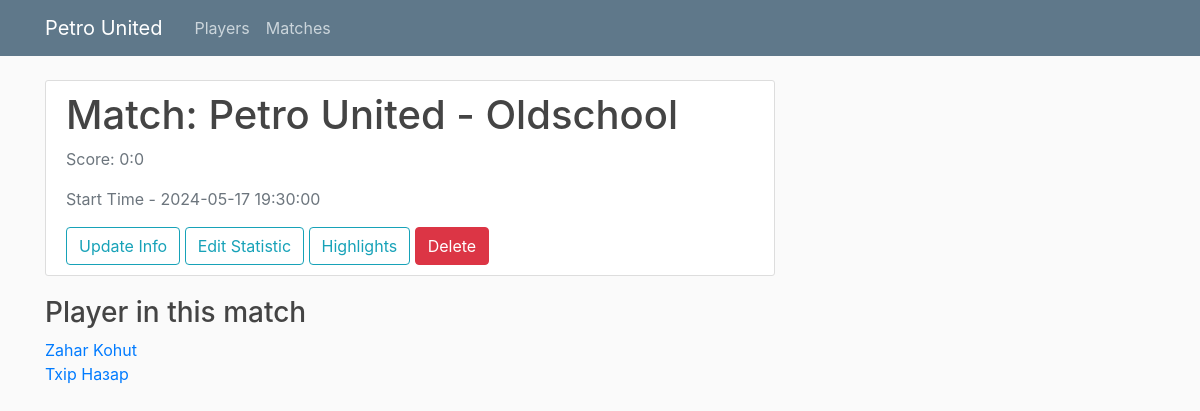
/match/1, run on an earlier commit of the app's database.
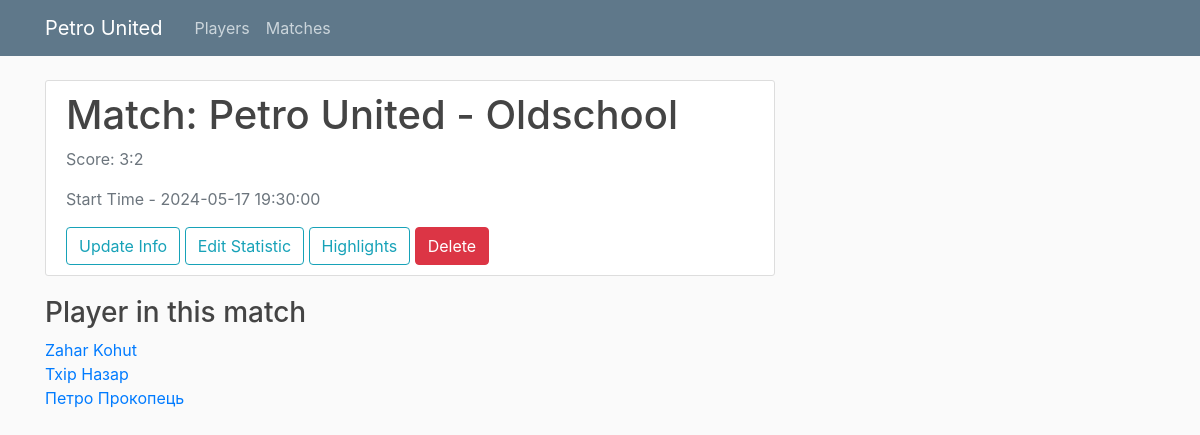
And on a later commit of the database.
### main/models.py (models this page shows, shortened)
class Match(Base):
    __tablename__ = "match"
    match_id = Column(Integer, unique=True, nullable=False, primary_key=True)
    start_time = Column(DateTime, nullable=False)
    rival_team = Column(String, nullable=False)
    team_score = Column(Integer, nullable=False, default=0)
    rival_score = Column(Integer, nullable=False, default=0)
    statistics = relationship("Statistic", back_populates="match")
    highlights = relationship("Highlight", back_populates="match")

class Player(Base):
    __tablename__ = 'player'
    player_id = Column(Integer, unique=True, nullable=False, primary_key=True)
    first_name = Column(String, nullable=False)
    last_name = Column(String, nullable=False)
    nickname = Column(String, nullable=False)
    position = Column(String, nullable=False)
    picture = Column(String, nullable=False)

### main/routes.py (the view)
@app.route("/match/<int:match_id>", methods = ["POST", "GET"])
def match_page(match_id):
    session = Session()
    match = session.query(Match).filter_by(match_id = match_id).first()
    if not match:
        abort(404)
    players = []
    statistic_id = int(match.statistics[0].statistic_id)
    relations = session.query(Relation).filter_by(match_id = match.match_id).all()
    for relation in relations:
        player = session.query(Player).filter_by(player_id = relation.player_id).first()
        players.append(player)
    return render_template("match_page.html", match = match, players = players,
            title = f"Match Petro United - {match.rival_team} page", statistic_id = statistic_id)

### main/templates/match_page.html
{% extends "layout.html" %}
{% block content %}
    <div class="content-section">
      <div class="media">
        <div class="media-body">
          <h2 class="account-heading">Match: Petro United - {{ match.rival_team }}</h2>
          <p class="text-secondary">Score: {{ match.team_score }}:{{ match.rival_score }}</p>
          <p class="text-secondary">Start Time - {{ match.start_time }}</p>
          <a href="{{ url_for("update_match", match_id = match.match_id )}}" class="btn btn-outline-info">Update Info</a>
          <a href="{{ url_for("update_statistic", statistic_id = statistic_id )}}" class="btn btn-outline-info">Edit Statistic</a>
          <a href="{{ url_for("match_highlights_page", match_id = match.match_id )}}" class="btn btn-outline-info">Highlights</a>
          <a href="{{ url_for("delete_match", match_id = match.match_id )}}" class="btn btn-danger">Delete</a>
        </div>
      </div>
    </div>
    <h3>Player in this match</h3>
    {% if players %}
        {% for player in players %}
            <a href="{{ url_for("player_page", player_id = player.player_id )}}" class="m2">{{ player.first_name }} {{ player.last_name }}</a>
            <br>
        {% endfor %}
    {% else %}
      <article class="media content-section">
        No players yet
      </article>
    {% endif %}
{% endblock content %}

What changed in the data, as far as the page shows it:
changed Match "Oldschool": team_score "0" → "3"; rival_score "0" → "2"
now on this page (row unchanged): Player: first_name "Петро", last_name "Прокопець"
